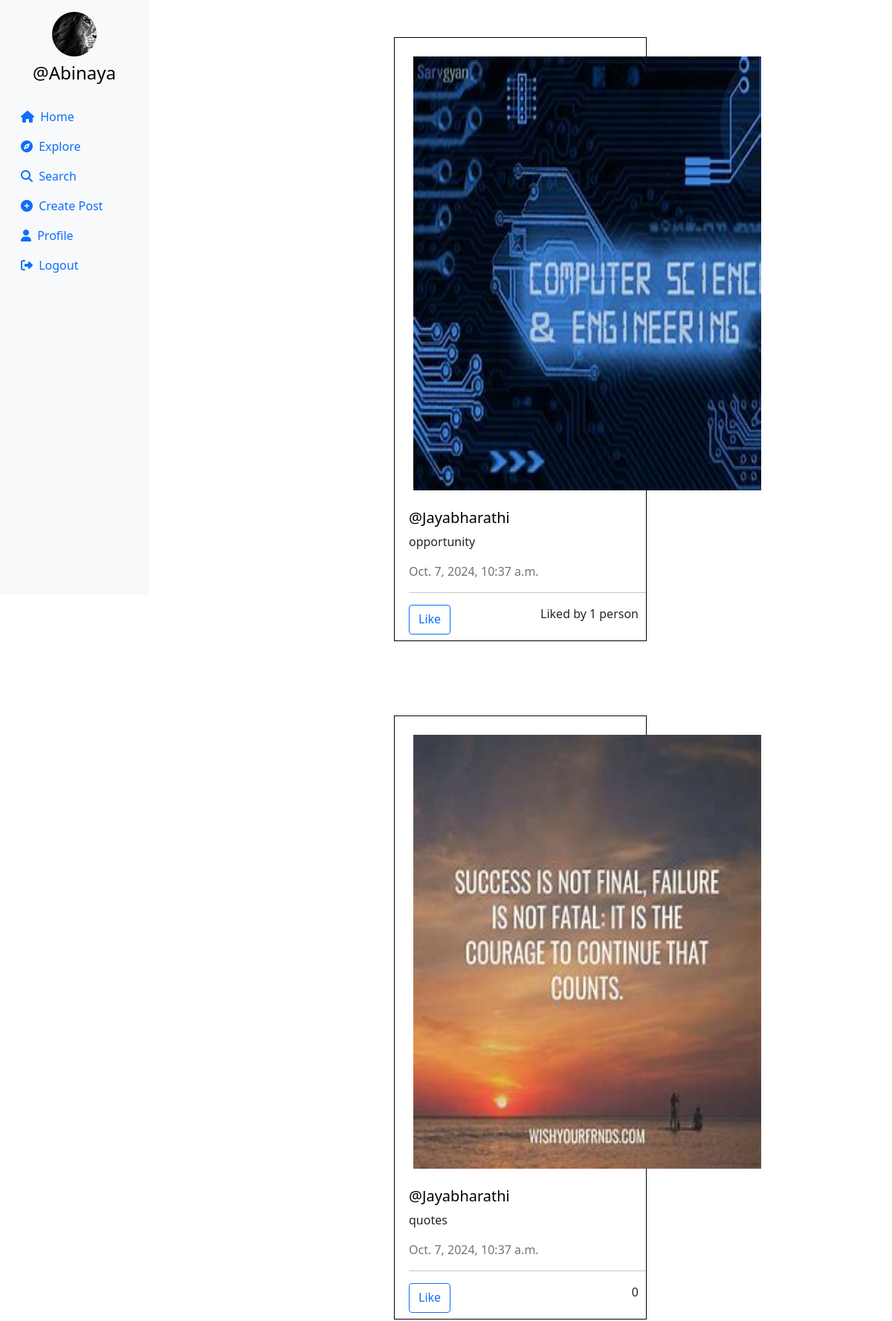
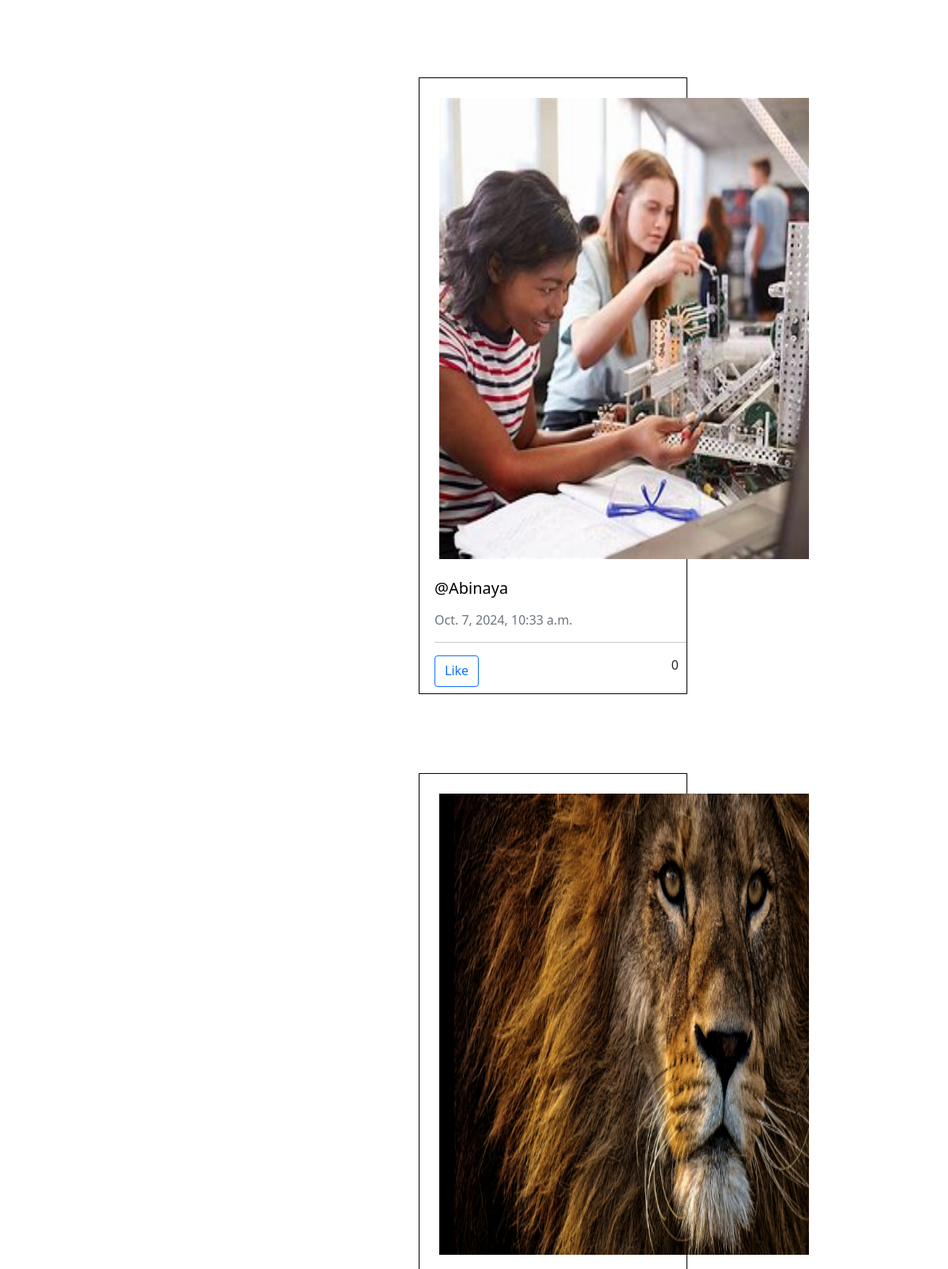
/ (signed in, upper part), run on the app's committed database (2 pictures, top to bottom).
### userauth/models.py (models this page shows, shortened)
class Profile(models.Model):
    user = models.ForeignKey(User, on_delete=models.CASCADE)
    id_user = models.IntegerField(primary_key=True, default=0)
    bio = models.TextField(blank=True, default='')
    profileimg = models.ImageField(upload_to='profile_images', default='blank-profile-picture.png')
    location = models.CharField(max_length=100, blank=True, default='')

class Post(models.Model):
    id = models.UUIDField(primary_key=True, default=uuid.uuid4)
    user = models.CharField(max_length=100)
    image = models.ImageField(upload_to='post_images')
    caption = models.TextField()
    created_at = models.DateTimeField(default=datetime.now)
    no_of_likes = models.IntegerField(default=0)

### userauth/views.py (the view)
# urls.py: path('',views.home),
@login_required(login_url='/loginn')
def home(request):
    following_users = Followers.objects.filter(follower=request.user.username).values_list('user', flat=True)
    post = Post.objects.filter(Q(user=request.user.username) | Q(user__in=following_users)).order_by('-created_at')
    profile = Profile.objects.get(user=request.user)
    context = {
        'post': post,
        'profile': profile,
    }
    return render(request, 'main.html',context)

### templates/main.html (shortened to what this page needs)
{% load static %}
<!DOCTYPE html>
<html lang="en">
<head>
    <link rel="stylesheet" href="https://maxcdn.bootstrapcdn.com/bootstrap/4.5.2/css/bootstrap.min.css">
    <link href="https://cdn.jsdelivr.net/npm/bootstrap@5.0.2/dist/css/bootstrap.min.css" rel="stylesheet"
>
    <link rel="stylesheet" href="{% static 'css/app.css' %}">
</head>
<body>
<div class="container-fluid">
    <div class="row">
        <nav class="col-md-2 d-none d-md-block sidebar" style="position: fixed;">
            <div class="text-center mt-3">
                <img src="{{profile.profileimg.url}}" alt="Profile Picture" class="profile-pic">
                <h4 class="mt-2"><a href="/profile/{{user}}" style="text-decoration:none;">@{{user}}</a></h4>
            </div>
            <ul class="nav flex-column mt-4">
                <li class="nav-item">
                    <a class="nav-link active" href="/">
                        <i class="fa-solid fa-house mr-1"></i> Home
                    </a>
                </li>
                <li class="nav-item">
                    <a class="nav-link" href="/explore">
                        <i class="fa-solid fa-compass mr-1"></i> Explore
                    </a>
                </li>
                <li class="nav-item">
                    <a class="nav-link" href="#" data-bs-toggle="modal" data-bs-target="#exampleModal3">
                        <i class="fa-solid fa-magnifying-glass mr-1"></i> Search
                    </a>
                </li>
                <li class="nav-item">
                    <a class="nav-link" href="#" data-bs-toggle="modal" data-bs-target="#exampleModal"
                        data-bs-whatever="@getbootstrap">
                        <i class="fa-solid fa-circle-plus mr-1"></i> Create Post
                    </a>
                </li>
                <li class="nav-item">
                    <a class="nav-link" href="/profile/{{user}}">
                        <i class="fa-solid fa-user mr-1"></i> Profile
                    </a>
                </li>
                <li class="nav-item">
                    <a class="nav-link" href="/logoutt">
                        <i class="fa-solid fa-right-from-bracket mr-1"></i> Logout
                    </a>
                </li>
            </ul>
        </nav>
        <main role="main" class="col-md-9 ml-sm-auto col-lg-10 px-md-4">
            <div>{% for pos in post %}
                <div class="container" id="{{pos.id}}">
                    <div class="row">
                        <div class="col-md-6 mx-auto">
                            <div class="post-card"style="border: 1px solid black;margin: 50px;">
                                <img src="{{pos.image.url}}" alt="Post Image" class="post-image"
                                    style="height: 584px; width:468px; margin: 25px;">
                                <div class="post-content"style="margin-left: 19px;">
                                    <h5><a href="/profile/{{pos.user}}" style="text-decoration: none;">@{{pos.user}}</a></h5>
                                    <p>{{pos.caption}}</p>
                                    <p class="text-muted">{{pos.created_at}}</p>
                                    <hr>
                                    <div class="d-flex justify-content-between" style="margin-bottom: 8px; margin-right:10px;">
                                        <a href="/like-post/{{pos.id}}" class="btn btn-outline-primary">Like</a>
                                        {% if pos.no_of_likes == 0 %}
                                        <p>0</p>
                                        {% elif pos.no_of_likes == 1 %}
                                        <p>Liked by {{pos.no_of_likes}} person</p>
                                        {% else %}
                                        <p>Liked by {{pos.no_of_likes}} people</p>
                                        {% endif %}
                                    </div>
                                </div>
                            </div>
                        </div>
                    </div>
                </div>
                {% endfor %}
            </div>
        </main>
    </div>
</div>
</body>
</html>

### templates/modal.html (shortened to what this page needs)
{% load static %}

### templates/search.html (shortened to what this page needs)
{% load static %}

### templates/main.html (style rules this page uses)
.sidebar { background-color: #f8f9fa; height: 100vh; color: black; }
.profile-pic { width: 60px; height: 60px; border-radius: 50%; object-fit: cover; }
a { color: black; }

### data on the page
Profile: profileimg (picture)
Post: image (picture), user "Jayabharathi", caption "opportunity", created_at "Oct. 7, 2024, 10:37 a.m.", no_of_likes "1"
Post: image (picture), user "Jayabharathi", caption "quotes", created_at "Oct. 7, 2024, 10:37 a.m.", no_of_likes "0"
Post: image (picture), user "Abinaya", created_at "Oct. 7, 2024, 10:33 a.m.", no_of_likes "0"
Post: image (picture)

### other printed values
{{ user }} "Abinaya"
